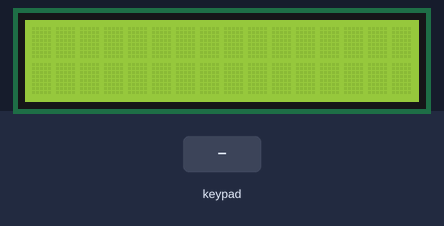
The sketch below on a simulated Arduino Uno, built with avr-gcc and run on an emulated ATmega328P. On the bench: 16×2 character LCD. The test bench sets the inputs (shaded band).

Above: at 1.2 s.
1.3 s: key 'H' pressed
At 2.2 s:
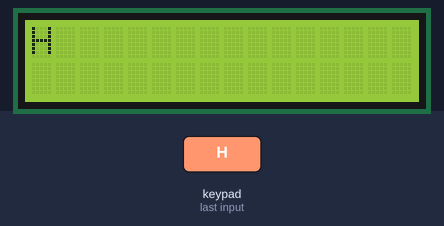
2.8 s: key 'O' pressed
At 3.5 s:
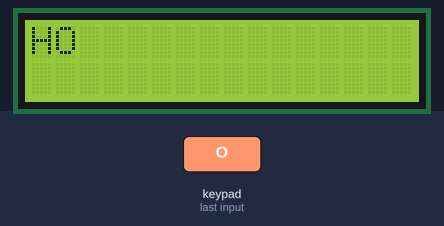
4.3 s: key 'T' pressed
At 4.7 s:
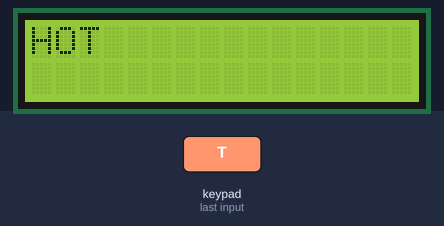
5.8 s: key 'I' pressed
At 6.8 s:
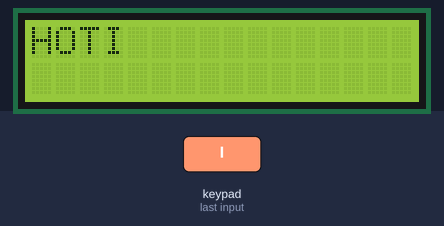
7.3 s: key 'R' pressed
At 8.0 s:
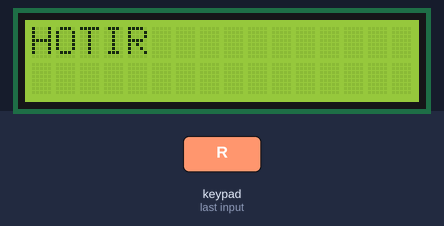
8.8 s: key 'E' pressed
At 9.3 s:
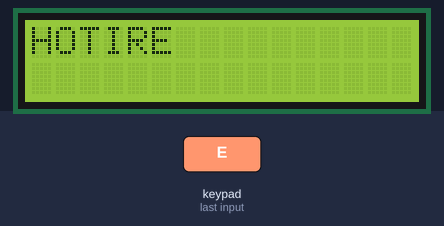
Timing chart, 0 to 11.3 s (numbered marks = the images above; inputs shaded):
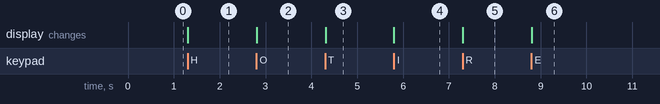

Measured:
- after the input at 1.3 s, the display: changes at once (image 1)
- after the input at 2.8 s, the display: changes at once (image 2)
- after the input at 4.3 s, the display: changes at once (image 3)
- after the input at 5.8 s, the display: changes at once (image 4)
- after the input at 7.3 s, the display: changes at once (image 5)
- after the input at 8.8 s, the display: changes at once (image 6)

The sketch:

p5ss.ino
```cpp
#include <LiquidCrystal.h>
#include <Keypad.h>

LiquidCrystal lcd(13,12,11,10,9,8);

const byte rows = 4;
const byte cols = 3;
int coloumn = 0;
int row;
char keys [rows][cols] =
{
  {'H','O','T'},
  {'I','R','E'},
  {'S','U','9'},
  {'*','0','#'}
 };

  byte rowPins [rows] = {4, 3, 2, 0};
  byte colPins [cols]= {7, 6, 5};
  Keypad keypad = Keypad(makeKeymap(keys), rowPins, colPins, rows, cols);

void setup() {
  // put your setup code here, to run once:
lcd.begin(16, 2);
Serial.begin(9600);
}

void loop() {
char key = keypad.getKey();
if(key == 'H' || key == 'O' || key == 'T' ||
   key == 'I' || key == 'R' || key == 'E' ||
   key == 'S' || key == 'U' || key == '9' ||
   key == '*' || key == '0' || key == '#'){
lcd.setCursor(coloumn, 0);
lcd.print(key);
coloumn = coloumn + 1;
  if(coloumn> 15){
lcd.clear();
coloumn = 0;
    }
}
}
```
